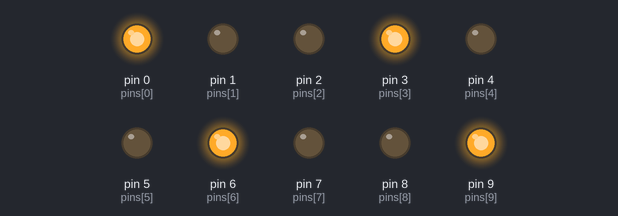
This sketch was run on a simulated Arduino Uno, built with avr-gcc and run on an emulated ATmega328P. On the bench: output pins drawn as LEDs (lit = HIGH). Random numbers use the default seed unless the sketch sets one.

Above: at 2.1 s.
At 7.3 s:
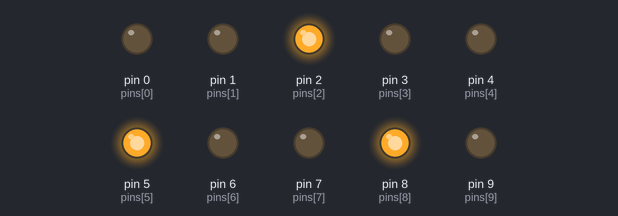
At 11.2 s:
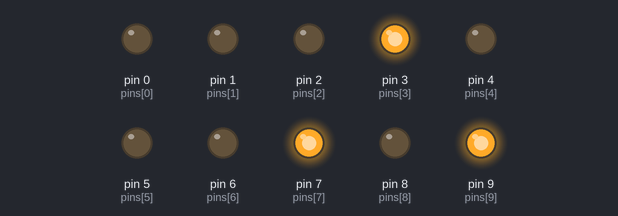
At 21.1 s:
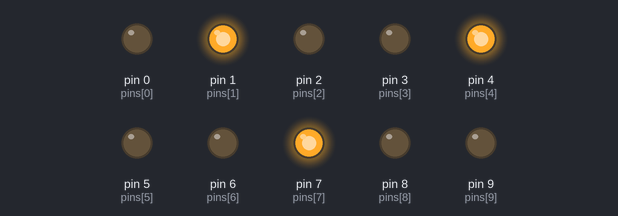
At 28.2 s:
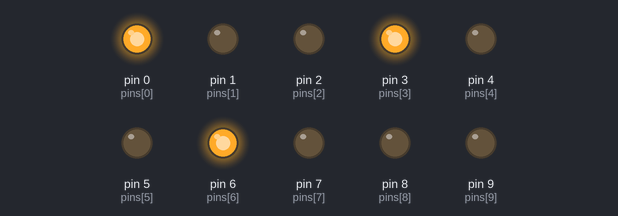
At 39.4 s:
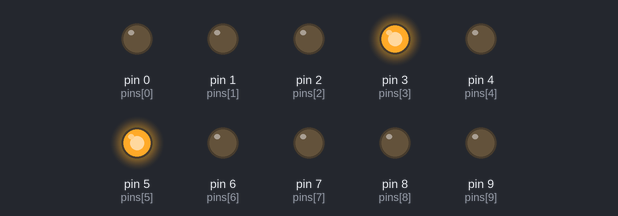
Timing chart, 0 to 40.0 s (numbered marks = the images above):
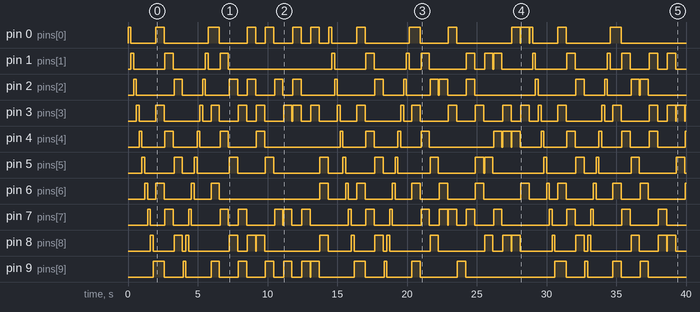

Measured:
- by itself, pin 0 (pins[0]): LOW → HIGH at 0.00 s, → LOW 0.20 s later, → HIGH 1.8 s later, → LOW 0.60 s later, … (32 changes in this stretch)
- by itself, pin 1 (pins[1]): LOW → HIGH at 0.20 s, → LOW 0.20 s later, → HIGH 2.3 s later, → LOW 0.60 s later, … (34 changes in this stretch)
- by itself, pin 2 (pins[2]): LOW → HIGH at 0.40 s, → LOW 0.20 s later, → HIGH 2.7 s later, → LOW 0.60 s later, … (36 changes in this stretch)
- by itself, pin 3 (pins[3]): LOW → HIGH at 0.60 s, → LOW 0.20 s later, → HIGH 1.2 s later, → LOW 0.60 s later, … (49 changes in this stretch)
- by itself, pin 4 (pins[4]): LOW → HIGH at 0.80 s, → LOW 0.20 s later, → HIGH 1.7 s later, → LOW 0.60 s later, … (35 changes in this stretch)
- by itself, pin 5 (pins[5]): LOW → HIGH at 1.0 s, → LOW 0.20 s later, → HIGH 2.1 s later, → LOW 0.60 s later, … (34 changes in this stretch)
- by itself, pin 6 (pins[6]): LOW → HIGH at 1.2 s, → LOW 0.20 s later, → HIGH 0.60 s later, → LOW 0.60 s later, … (35 changes in this stretch)
- by itself, pin 7 (pins[7]): LOW → HIGH at 1.4 s, → LOW 0.20 s later, → HIGH 1.1 s later, → LOW 0.60 s later, … (42 changes in this stretch)

The sketch:

pisca_pisca_2.ino
```cpp
int timer_1 = 200;
int t_low = 50;
int timer_2 = 600;
int pins[] = {0,1,2,3,4,5,6,7,8,9};
int num_pins=10;
long randNumber_1;
long randNumber_2;
long randNumber_3;
void setup()
{
  int i;
  for(i=0; i<num_pins; i++)
    pinMode(pins[i],OUTPUT);
}
void loop()
{
  int i;
  //Padrao 1
  for(i=0; i<num_pins; i++){
    digitalWrite(pins[i],HIGH);
    delay(timer_1);
    digitalWrite(pins[i],LOW);
  }
  //Padrao 3
  for(i=0; i<3; i++){
    digitalWrite(pins[i], HIGH);
    digitalWrite(pins[i+3], HIGH);
    digitalWrite(pins[i+6], HIGH);
    if(i==0) digitalWrite(pins[i+9], HIGH);
    delay(timer_2);
    digitalWrite(pins[i], LOW);
    digitalWrite(pins[i+3], LOW);
    digitalWrite(pins[i+6], LOW);
    if(i==0) digitalWrite(pins[i+9], LOW);
    delay(t_low);
  }
  //Padrao 2
  for(i=num_pins-1; i>=0; i--){
    digitalWrite(pins[i], HIGH);
    delay(timer_1);
    digitalWrite(pins[i], LOW);
  }
  //Padrao 3
  for(i=0; i<3; i++){
    digitalWrite(pins[i], HIGH);
    digitalWrite(pins[i+3], HIGH);
    digitalWrite(pins[i+6], HIGH);
    if(i==0) digitalWrite(pins[i+9], HIGH);
    delay(timer_2);
    digitalWrite(pins[i], LOW);
    digitalWrite(pins[i+3], LOW);
    digitalWrite(pins[i+6], LOW);
    if(i==0) digitalWrite(pins[i+9], LOW);
    delay(t_low);
  }
  //Padrao 4
  for(i=0; i<num_pins; i++){
    randNumber_1 = random(num_pins);
    randNumber_2 = random(num_pins);
    randNumber_3 = random(num_pins);
    digitalWrite(pins[randNumber_1], HIGH);
    digitalWrite(pins[randNumber_2], HIGH);
    digitalWrite(pins[randNumber_3], HIGH);
    delay(timer_2);
    digitalWrite(pins[randNumber_1], LOW);
    digitalWrite(pins[randNumber_2], LOW);
    digitalWrite(pins[randNumber_3], LOW);
    delay(t_low);
  }
}
```
